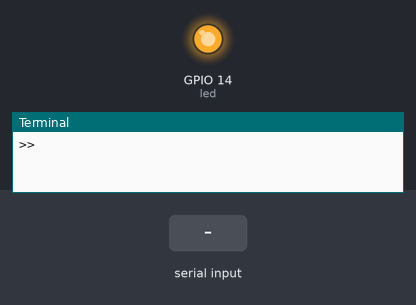
The program below on a simulated Raspberry Pi (BCM pin numbers). Parts: output pins drawn as LEDs (lit = HIGH), the last lines printed to the terminal. The test bench sets the inputs (shaded band).

Above: at 1.2 s.
1.3 s: "2" typed at the terminal, then Enter
At 1.8 s:
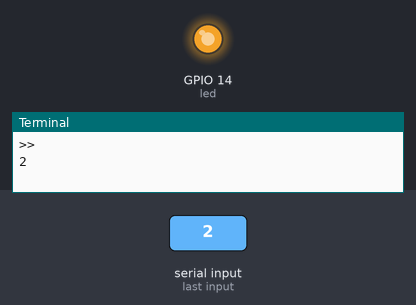
2.8 s: "1" typed at the terminal, then Enter
At 4.1 s:
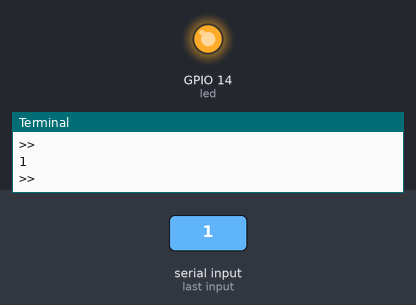
Timing chart, 0 to 5.8 s (numbered marks = the images above; inputs shaded):
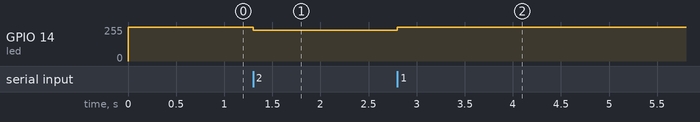

Measured:
- after the input at 1.3 s, GPIO 14 (led): 255/255 → 230/255 at once
- after the input at 2.8 s, GPIO 14 (led): 230/255 → 255/255 at once

The program:

Day5_Code2.py
```python
from gpiozero import PWMLED
from time import sleep

led = PWMLED(14)
led.value = 1

while True:
  mesg = input(">> ")
  if (mesg == "1"):
    if (led.value != 1):
      led.value += 0.1
      sleep(0.5)
  elif (mesg == "2"):
    if (led.value != 0):
      led.value -= 0.1
      sleep(0.5)
```
